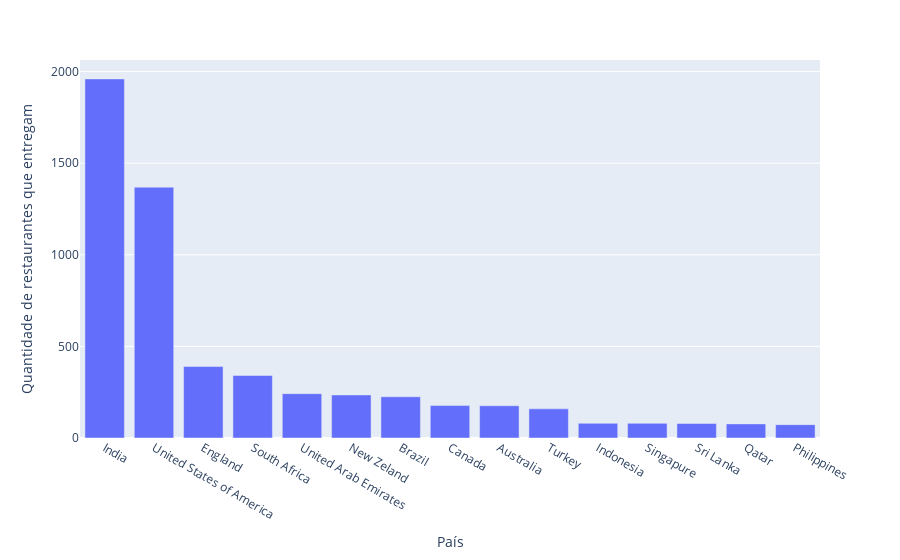

Notebook code for this chart:
### Markdown cell above
### 1.2.7 País com mais restaurantes que fazem entrega

### Code cell
df_aux2 = df[df['is_delivering_now'] == 0].copy()

num_res_entr = (df_aux2.loc[:,['country','is_delivering_now']]
                  .copy()
                  .groupby('country')
                  .count()
                  .sort_values(by='is_delivering_now',ascending=False)
                  .reset_index())

fig = px.bar(num_res_entr, x='country', y='is_delivering_now', labels={'country': 'País', 'is_delivering_now': 'Quantidade de restaurantes que entregam'})
fig.show()

### Figure 1 — Plotly figure (JSON) as saved in the notebook; plotly's stock layout.template omitted (floating-point values rounded to 4 significant figures)
{"data": [{"alignmentgroup": "True", "hovertemplate": "País=%{x}<br>Quantidade de restaurantes que entregam=%{y}<extra></extra>", "legendgroup": "", "marker": {"color": "#636efa", "pattern": {"shape": ""}}, "name": "", "offsetgroup": "", "orientation": "v", "showlegend": false, "textposition": "auto", "type": "bar", "x": ["India", "United States of America", "England", "South Africa", "United Arab Emirates", "New Zeland", "Brazil", "Canada", "Australia", "Turkey", "Indonesia", "Singapure", "Sri Lanka", "Qatar", "Philippines"], "xaxis": "x", "y": [1960, 1369, 390, 341, 242, 235, 225, 177, 176, 159, 80, 80, 79, 77, 73], "yaxis": "y"}], "layout": {"barmode": "relative", "legend": {"tracegroupgap": 0}, "margin": {"t": 60}, "xaxis": {"anchor": "y", "domain": [0, 1], "title": {"text": "País"}}, "yaxis": {"anchor": "x", "domain": [0, 1], "title": {"text": "Quantidade de restaurantes que entregam"}}}}
